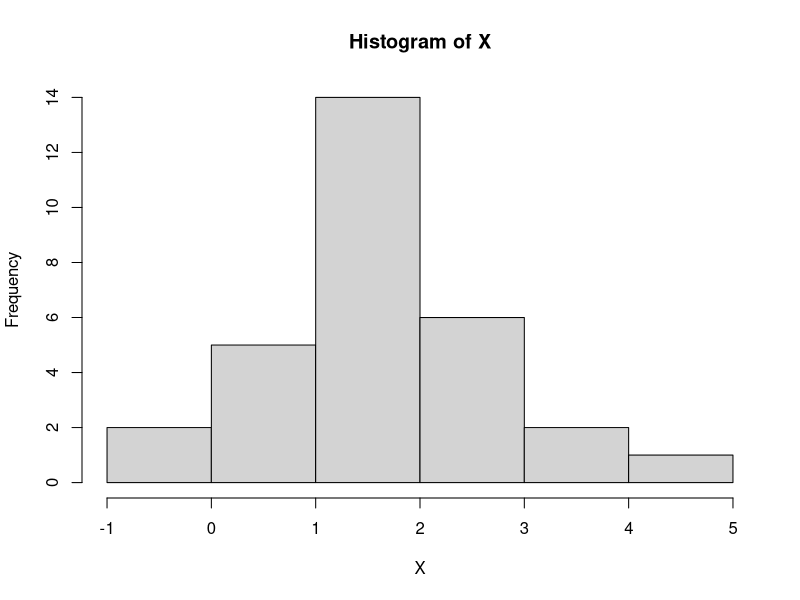
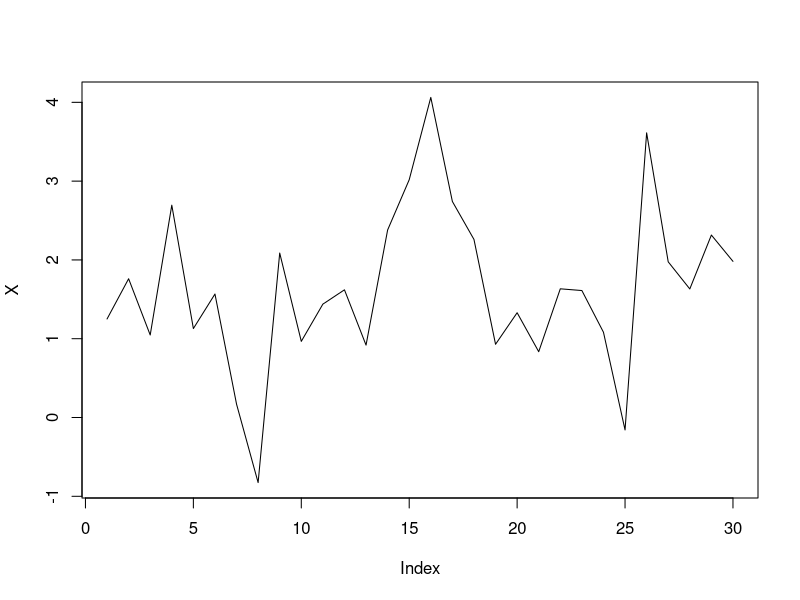
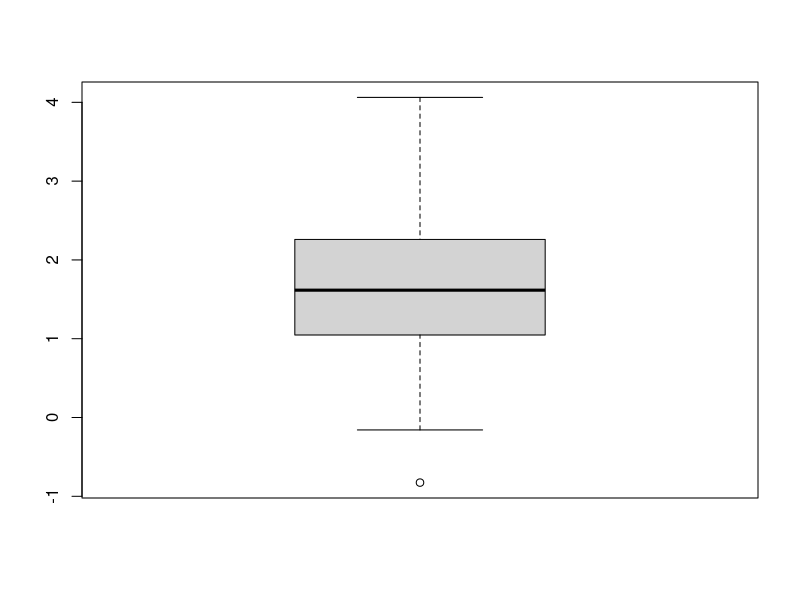
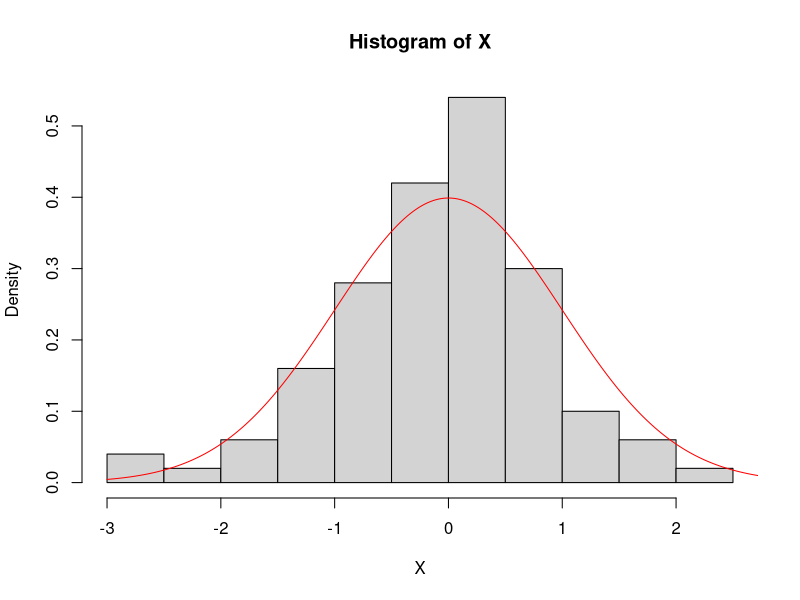

The R source for these figures, in order:
x <- c(1, 3, 5, 6)
y <- c(5, 7, 9, 11)
z <- 2:11
w <- seq(from = 1, to = 11, by = .1)
X <- rnorm(n = 30, mean = 2, sd = 1)
n <- 30
Y <- matrix(rnorm(n * 10, mean = 2, sd = 1), nrow = n, ncol = 10)
dim(Y)
mean(X)
var(X)
median(X)
summary(X)
colMeans(Y)
apply(Y, MARGIN = 2, FUN = mean) # MARGIN - 1 for rows, 2 for columns
apply(Y, MARGIN = 2, FUN = var) # MARGIN - 1 for rows, 2 for columns

hist(X)
plot(X, type = "l")
boxplot(X)

X <- rnorm(100)
hist(X, freq = FALSE)
x <- seq(-3, 3, by = .01)
y <- dnorm(x)
lines(x, y, col = "red")
